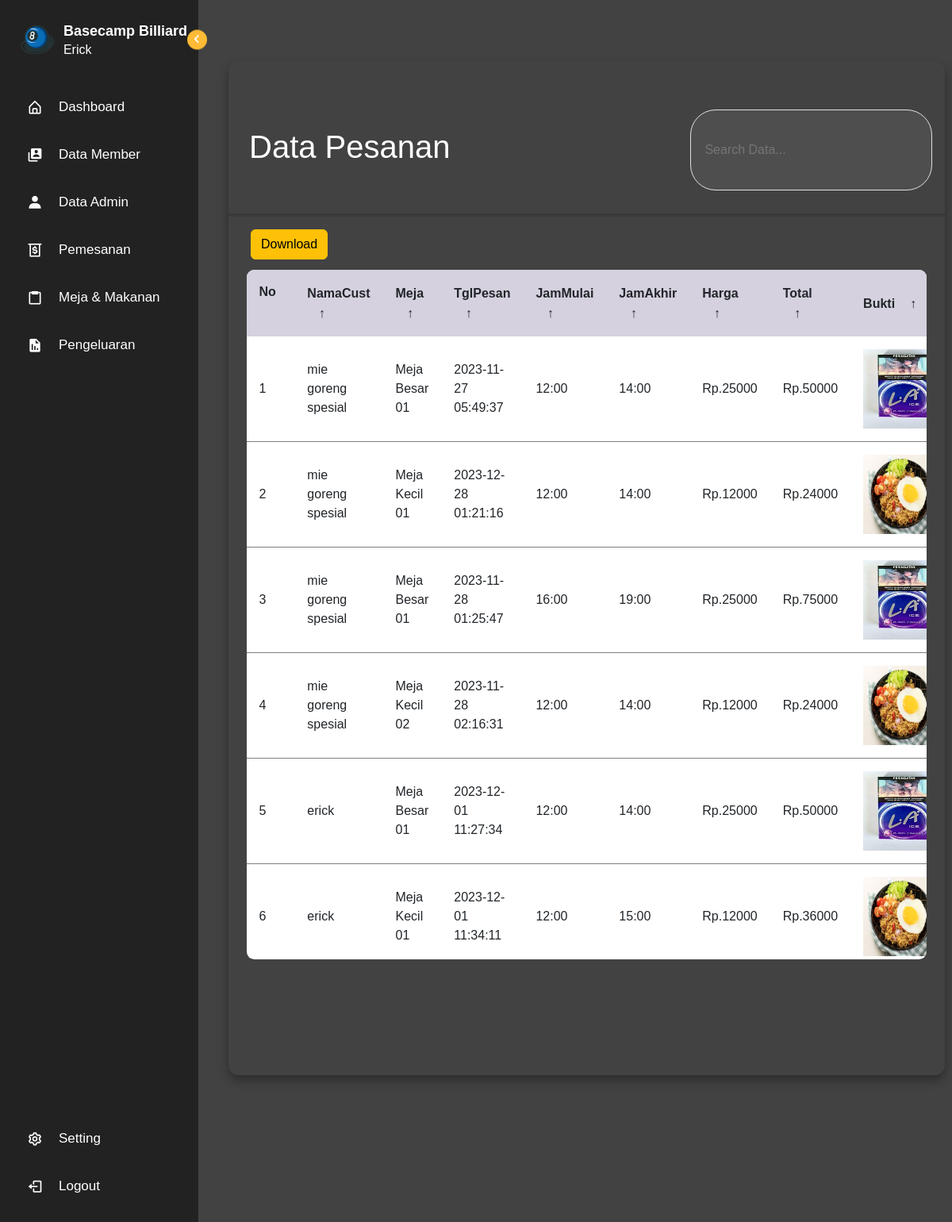
The page /admin.php?page=mejapesan (signed in) on the database its author committed.
### tables this page shows
CREATE TABLE `sewa` (
  `idsewa` int(11) NOT NULL,
  `iduser` int(11) NOT NULL,
  `idmeja` int(11) NOT NULL,
  `tgl_pesan` timestamp NOT NULL DEFAULT current_timestamp(),
  `jmulai` varchar(11) NOT NULL,
  `jhabis` varchar(11) NOT NULL,
  `harga` int(11) NOT NULL,
  `tot` varchar(11) NOT NULL,
  `status` varchar(255) NOT NULL
);

CREATE TABLE `user` (
  `id_user` int(11) NOT NULL,
  `email` varchar(50) NOT NULL,
  `password` varchar(255) NOT NULL,
  `hp` varchar(20) NOT NULL,
  `jenis_kelamin` varchar(10) NOT NULL,
  `nama_lengkap` varchar(60) NOT NULL,
  `alamat` text NOT NULL,
  `foto` text NOT NULL,
  `reset_token_hash` varchar(64) DEFAULT NULL,
  `reset_token_expires_at` datetime DEFAULT NULL,
  `account_activation_hash` varchar(255) DEFAULT NULL
);

CREATE TABLE `meja` (
  `idmeja` int(11) NOT NULL,
  `nm` varchar(35) NOT NULL,
  `ket` text NOT NULL,
  `harga` int(11) NOT NULL,
  `foto` text NOT NULL
);

CREATE TABLE `bayar` (
  `idbayar` int(11) NOT NULL,
  `idsewa` int(11) NOT NULL,
  `bukti` text NOT NULL,
  `tgl_upload` timestamp NOT NULL DEFAULT current_timestamp(),
  `konfirmasi` varchar(50) NOT NULL DEFAULT 'Belum'
);

### functions.php (called while the page is built, shortened)
<?php
$conn = mysqli_connect("localhost", "root", "", "db_billiard");
function query($query)
{
  global $conn;
  $result = mysqli_query($conn, $query);
  $rows = [];
  while ($row = mysqli_fetch_assoc($result)) {
    $rows[] = $row;
  }
  return $rows;
}

### admin/pesan.php (the view, shortened to what this page needs)
<?php
include_once(__DIR__ . '/../functions.php');
$pesan = query("SELECT meja.nm,sewa.idsewa,sewa.harga,user.nama_lengkap,sewa.tgl_pesan,sewa.jmulai,sewa.jhabis,sewa.tot,bayar.bukti,bayar.konfirmasi
FROM sewa
JOIN user ON sewa.iduser = user.id_user
JOIN bayar ON sewa.idsewa = bayar.idsewa
JOIN meja on sewa.idmeja = meja.idmeja");
?>
<link rel="stylesheet" href="../css/form.css">
<link rel="stylesheet" href="https://cdnjs.cloudflare.com/ajax/libs/font-awesome/4.7.0/css/font-awesome.min.css">
<link rel="stylesheet" href="https://cdn.datatables.net/1.13.4/css/jquery.dataTables.css" />
<div class="container-fluid">
  <div class="row">
    <div class="col-10 p-5">
      <main class="table">
        <section class="table__header mt-5">
          <h1 style="margin-left:10px;">Data Pesanan</h1>
          <div class="input-group">
            <input type="search" name="search" id="searchInput" oninput="searchTable()" placeholder="Search Data...">
          </div>
        </section>
        <hr>
        <button class="btn btn-inti btn btn-warning" onclick="printTable()" style="margin-left: 28px;">Download</button>
        <section class="table__body">
          <table>
            <thead>
              <tr>
                <th> No <span class="icon-arrow"></span></th>
                <th> NamaCust <span class="icon-arrow">&UpArrow;</span></th>
                <th> Meja <span class="icon-arrow">&UpArrow;</span></th>
                <th> TglPesan <span class="icon-arrow">&UpArrow;</span></th>
                <th> JamMulai <span class="icon-arrow">&UpArrow;</span></th>
                <th> JamAkhir <span class="icon-arrow">&UpArrow;</span></th>
                <th> Harga <span class="icon-arrow">&UpArrow;</span></th>
                <th> Total <span class="icon-arrow">&UpArrow;</span></th>
                <th> Bukti <span class="icon-arrow">&UpArrow;</span></th>
              </tr>
            </thead>
            <tbody  id="searchResults">
              <?php $i = 1; ?>
              <?php foreach ($pesan as $row) : ?>
                <tr>
                  <td><?= $i++; ?></td>
                  <td><?= $row["nama_lengkap"]; ?></td>
                  <td><?= $row["nm"]; ?></td>
                  <td><?= $row["tgl_pesan"]; ?></td>
                  <td><?= $row["jmulai"]; ?></td>
                  <td><?= $row["jhabis"]; ?></td>
                  <td><span>Rp.</span><?= $row["harga"]; ?></td>
                  <td><span>Rp.</span><?= $row["tot"]; ?></td>
                  <td><img src="../img/<?= $row["bukti"]; ?>" id="imglap" width="100" height="100"></td>
                </tr>
            </tbody>
        </section>
      <?php endforeach; ?>

### css/style.css (style rules this page uses)
* { margin: 0; padding: 0; box-sizing: border-box; font-family: 'Poppins', sans-serif; }
:root { --body-color: #E4E9F7; --sidebar-color: #FFF; --primary-color: #695CFE; --primary-color-light: #F6F5FF; --toggle-color: #DDD; --text-color: #707070; --tran-03: all 0.2s ease; --tran-03: all 0.3s ease; --tran-04: all 0.3s ease; --tran-05: all 0.3s ease; }
body { min-height: 100vh; background-color: var(--body-color); transition: var(--tran-05); }

### css/form.css (style rules this page uses)
* { margin: 0; padding: 0; box-sizing: border-box; font-family: sans-serif; }
:root { --body-color: #E4E9F7; --sidebar-color: #FFF; --primary-color: #695CFE; --primary-color-light: #F6F5FF; --toggle-color: #DDD; --text-color: #707070; --tran-03: all 0.2s ease; --tran-03: all 0.3s ease; --tran-04: all 0.3s ease; --tran-05: all 0.3s ease; }
main h1 { color: #fff; }
body { min-height: 100vh; background: url(images/html_table.jpg) center / cover; display: flex; justify-content: center; align-items: center; }
main.table { position: absolute; top: 5%; left: 4%; width: 80vw; height: 83vh; backdrop-filter: blur(0px); box-shadow: 0 .4rem .8rem #0005; border-radius: .8rem; overflow: hidden; }
.table__header { width: 100%; height: 10%; padding: .8rem 1rem; display: flex; justify-content: space-between; align-items: center; }
.table__header .input-group { width: 35%; height: 100%; background-color: #fff1; padding: 0 .8rem; border-radius: 2rem; border: 1px solid #e1e1e1; display: flex; justify-content: center; align-items: center; transition: .2s; }
.table__header .input-group input { width: 100%; padding: 0 .5rem 0 .3rem; background-color: transparent; border: none; outline: none; }
.table__body { width: 95%; max-height: calc(70% - 1.6rem); background-color: #fffb; margin: .8rem auto; border-radius: .6rem; overflow-y: auto; }
table { width: 100%; }
td img { width: 36px; height: 36px; margin-right: .5rem; border-radius: 50%; vertical-align: middle; }
table, th, td { border-collapse: collapse; padding: 1rem; text-align: left; }
thead th { position: sticky; top: 0; left: 0; background-color: #d5d1defe; cursor: pointer; text-transform: capitalize; }
tbody tr { --delay: .1s; transition: .5s ease-in-out var(--delay), background-color 0s; }
tbody tr td, tbody tr td p, tbody tr td img { transition: .2s ease-in-out; }
thead th span.icon-arrow { display: inline-block; width: 1.3rem; height: 1.3rem; border-radius: 50%; border: 1.4px solid transparent; text-align: center; font-size: 1rem; margin-left: .5rem; transition: .2s ease-in-out; }
#imglap { width: 100px !important; height: 100px !important; border-radius: 0% !important; }
hr { width: 100%; border: 2px solid; }

### rows shown on the page
sewa: iduser.nama_lengkap "mie goreng spesial", idmeja.nm "Meja Besar 01", tgl_pesan "2023-11-27 05:49:37", jmulai "12:00", jhabis "14:00", harga "25000", tot "50000", bayar.bukti (picture)
sewa: iduser.nama_lengkap "mie goreng spesial", idmeja.nm "Meja Kecil 01", tgl_pesan "2023-12-28 01:21:16", jmulai "12:00", jhabis "14:00", harga "12000", tot "24000", bayar.bukti (picture)
sewa: iduser.nama_lengkap "mie goreng spesial", idmeja.nm "Meja Besar 01", tgl_pesan "2023-11-28 01:25:47", jmulai "16:00", jhabis "19:00", harga "25000", tot "75000", bayar.bukti (picture)
sewa: iduser.nama_lengkap "mie goreng spesial", idmeja.nm "Meja Kecil 02", tgl_pesan "2023-11-28 02:16:31", jmulai "12:00", jhabis "14:00", harga "12000", tot "24000", bayar.bukti (picture)
sewa: iduser.nama_lengkap "erick", idmeja.nm "Meja Besar 01", tgl_pesan "2023-12-01 11:27:34", jmulai "12:00", jhabis "14:00", harga "25000", tot "50000", bayar.bukti (picture)
sewa: iduser.nama_lengkap "erick", idmeja.nm "Meja Kecil 01", tgl_pesan "2023-12-01 11:34:11", jmulai "12:00", jhabis "15:00", harga "12000", tot "36000", bayar.bukti (picture)

### other values the page prints
$_SESSION["nama"] "Erick"
